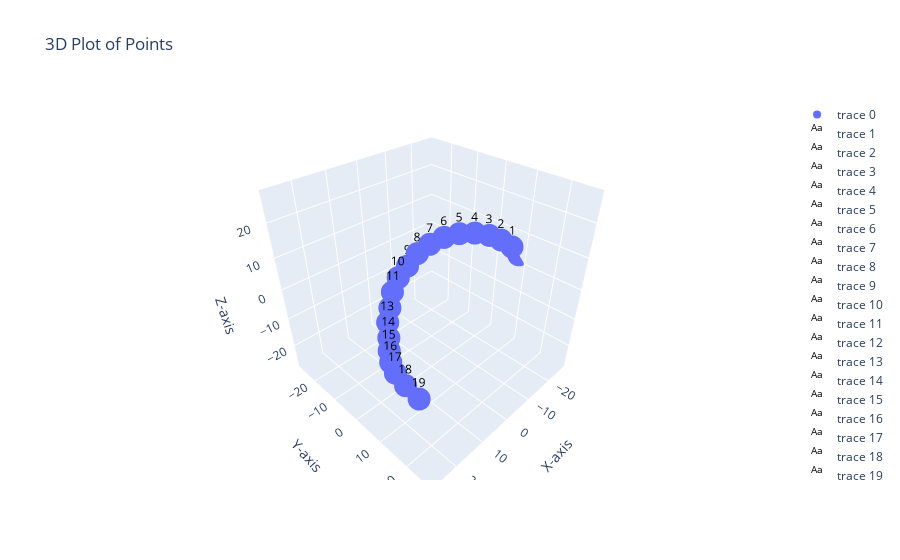

Notebook code for this chart:
### Markdown cell above
I check that I get the same 3D plot with my own MDSing and the MDS I got online. 

Fndamentally, it all comes from me not getting the same X matrix

### Code cell
N=20
dab=np.zeros((N,N))
for i in range(N):
    for j in range(N):
        dab[i][j]=abs(i-j)

#dab += np.random.randn(N, N)/10
plt.imshow(dab, cmap='hot', interpolation='nearest')
plt.title("Heat map of d")
plt.colorbar()
plt.show()

mapData(dab)

get_stress(dab)

### Figure 1 — Plotly figure (JSON) as saved in the notebook; plotly's stock layout.template omitted (floating-point values rounded to 4 significant figures)
{"data": [{"mode": "markers", "type": "scatter3d", "x": [-28.51, -25.78, -22.88, -19.45, -15.99, -12.54, -9.144, -5.938, -2.689, -0.009984, 3.701, 6.493, 8.753, 11.6, 13.79, 16.51, 19.08, 20.95, 21.44, 20.61], "y": [7.474, 6.617, 4.704, 2.997, 0.6475, -1.943, -4.46, -6.749, -8.361, -9.553, -9.357, -8.819, -7.54, -5.339, -2.503, 0.766, 4.346, 8.305, 12.49, 16.28], "z": [2.192, 5.605, 8.209, 10.36, 11.51, 11.65, 10.84, 9.056, 6.794, 3.416, 1.426, -1.778, -5.36, -7.589, -9.992, -10.75, -10.62, -10.29, -11.16, -13.51]}, {"hoverinfo": "none", "mode": "text", "text": "0", "textfont": {"color": "black", "size": 12}, "type": "scatter3d", "x": [-28.51], "y": [7.474], "z": [2.192]}, {"hoverinfo": "none", "mode": "text", "text": "1", "textfont": {"color": "black", "size": 12}, "type": "scatter3d", "x": [-25.78], "y": [6.617], "z": [5.605]}, {"hoverinfo": "none", "mode": "text", "text": "2", "textfont": {"color": "black", "size": 12}, "type": "scatter3d", "x": [-22.88], "y": [4.704], "z": [8.209]}, {"hoverinfo": "none", "mode": "text", "text": "3", "textfont": {"color": "black", "size": 12}, "type": "scatter3d", "x": [-19.45], "y": [2.997], "z": [10.36]}, {"hoverinfo": "none", "mode": "text", "text": "4", "textfont": {"color": "black", "size": 12}, "type": "scatter3d", "x": [-15.99], "y": [0.6475], "z": [11.51]}, {"hoverinfo": "none", "mode": "text", "text": "5", "textfont": {"color": "black", "size": 12}, "type": "scatter3d", "x": [-12.54], "y": [-1.943], "z": [11.65]}, {"hoverinfo": "none", "mode": "text", "text": "6", "textfont": {"color": "black", "size": 12}, "type": "scatter3d", "x": [-9.144], "y": [-4.46], "z": [10.84]}, {"hoverinfo": "none", "mode": "text", "text": "7", "textfont": {"color": "black", "size": 12}, "type": "scatter3d", "x": [-5.938], "y": [-6.749], "z": [9.056]}, {"hoverinfo": "none", "mode": "text", "text": "8", "textfont": {"color": "black", "size": 12}, "type": "scatter3d", "x": [-2.689], "y": [-8.361], "z": [6.794]}, {"hoverinfo": "none", "mode": "text", "text": "9", "textfont": {"color": "black", "size": 12}, "type": "scatter3d", "x": [-0.009984], "y": [-9.553], "z": [3.416]}, {"hoverinfo": "none", "mode": "text", "text": "10", "textfont": {"color": "black", "size": 12}, "type": "scatter3d", "x": [3.701], "y": [-9.357], "z": [1.426]}, {"hoverinfo": "none", "mode": "text", "text": "11", "textfont": {"color": "black", "size": 12}, "type": "scatter3d", "x": [6.493], "y": [-8.819], "z": [-1.778]}, {"hoverinfo": "none", "mode": "text", "text": "12", "textfont": {"color": "black", "size": 12}, "type": "scatter3d", "x": [8.753], "y": [-7.54], "z": [-5.36]}, {"hoverinfo": "none", "mode": "text", "text": "13", "textfont": {"color": "black", "size": 12}, "type": "scatter3d", "x": [11.6], "y": [-5.339], "z": [-7.589]}, {"hoverinfo": "none", "mode": "text", "text": "14", "textfont": {"color": "black", "size": 12}, "type": "scatter3d", "x": [13.79], "y": [-2.503], "z": [-9.992]}, {"hoverinfo": "none", "mode": "text", "text": "15", "textfont": {"color": "black", "size": 12}, "type": "scatter3d", "x": [16.51], "y": [0.766], "z": [-10.75]}, {"hoverinfo": "none", "mode": "text", "text": "16", "textfont": {"color": "black", "size": 12}, "type": "scatter3d", "x": [19.08], "y": [4.346], "z": [-10.62]}, {"hoverinfo": "none", "mode": "text", "text": "17", "textfont": {"color": "black", "size": 12}, "type": "scatter3d", "x": [20.95], "y": [8.305], "z": [-10.29]}, {"hoverinfo": "none", "mode": "text", "text": "18", "textfont": {"color": "black", "size": 12}, "type": "scatter3d", "x": [21.44], "y": [12.49], "z": [-11.16]}, {"hoverinfo": "none", "mode": "text", "text": "19", "textfont": {"color": "black", "size": 12}, "type": "scatter3d", "x": [20.61], "y": [16.28], "z": [-13.51]}], "layout": {"scene": {"aspectmode": "cube", "xaxis": {"range": [-28.51, 28.51], "title": {"text": "X-axis"}}, "yaxis": {"range": [-28.51, 28.51], "title": {"text": "Y-axis"}}, "zaxis": {"range": [-28.51, 28.51], "title": {"text": "Z-axis"}}}, "title": {"text": "3D Plot of Points"}}}
